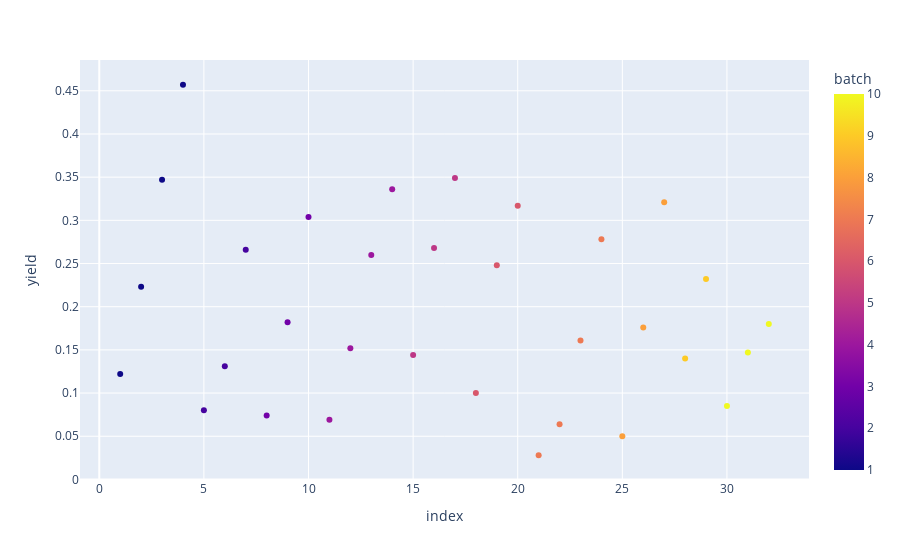

Notebook cell for this chart:
### Markdown cell above
The variables `yield`, `gravity` and `pressure` are continuous.

The variables `temp10` and `temp` are discrete.

The variable `batch` is a categorical variable.

### Code cell
fig = px.scatter(gasoline, y="yield", color="batch")
fig.show()

### Figure 1 — Plotly figure (JSON) as saved in the notebook; plotly's stock layout.template omitted (floating-point values rounded to 4 significant figures)
{"data": [{"hovertemplate": "index=%{x}<br>yield=%{y}<br>batch=%{marker.color}<extra></extra>", "legendgroup": "", "marker": {"color": [1, 1, 1, 1, 2, 2, 2, 3, 3, 3, 4, 4, 4, 4, 5, 5, 5, 6, 6, 6, 7, 7, 7, 7, 8, 8, 8, 9, 9, 10, 10, 10], "coloraxis": "coloraxis", "symbol": "circle"}, "mode": "markers", "name": "", "orientation": "v", "showlegend": false, "type": "scatter", "x": [1, 2, 3, 4, 5, 6, 7, 8, 9, 10, 11, 12, 13, 14, 15, 16, 17, 18, 19, 20, 21, 22, 23, 24, 25, 26, 27, 28, 29, 30, 31, 32], "xaxis": "x", "y": [0.122, 0.223, 0.347, 0.457, 0.08, 0.131, 0.266, 0.074, 0.182, 0.304, 0.069, 0.152, 0.26, 0.336, 0.144, 0.268, 0.349, 0.1, 0.248, 0.317, 0.028, 0.064, 0.161, 0.278, 0.05, 0.176, 0.321, 0.14, 0.232, 0.085, 0.147, 0.18], "yaxis": "y"}], "layout": {"coloraxis": {"colorbar": {"title": {"text": "batch"}}, "colorscale": [[0, "#0d0887"], [0.1111, "#46039f"], [0.2222, "#7201a8"], [0.3333, "#9c179e"], [0.4444, "#bd3786"], [0.5556, "#d8576b"], [0.6667, "#ed7953"], [0.7778, "#fb9f3a"], [0.8889, "#fdca26"], [1, "#f0f921"]]}, "legend": {"tracegroupgap": 0}, "margin": {"t": 60}, "xaxis": {"anchor": "y", "domain": [0, 1], "title": {"text": "index"}}, "yaxis": {"anchor": "x", "domain": [0, 1], "title": {"text": "yield"}}}}
